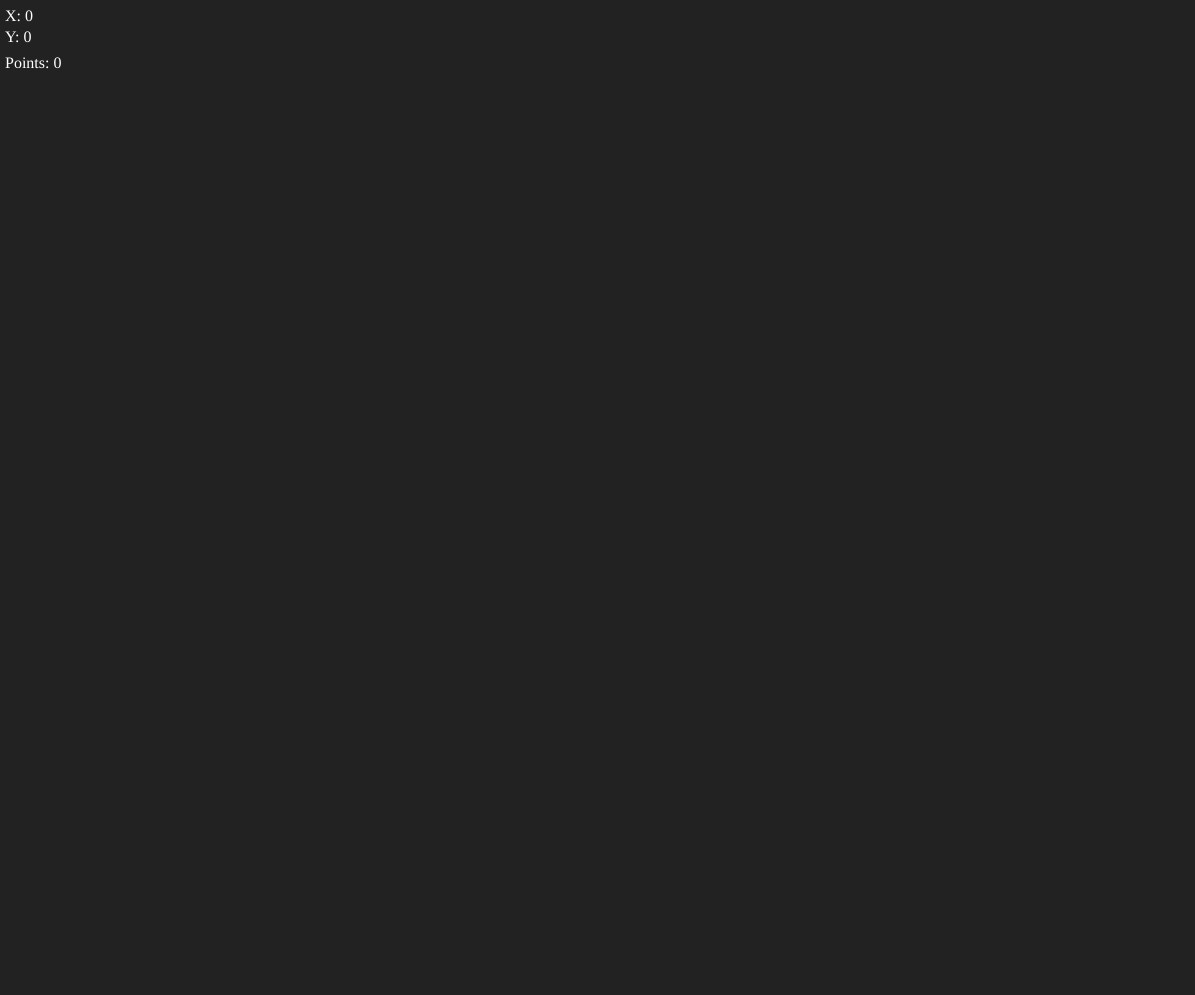
Frame 1 (no input)
Frame 60 (no input): identical to frame 1, image omitted
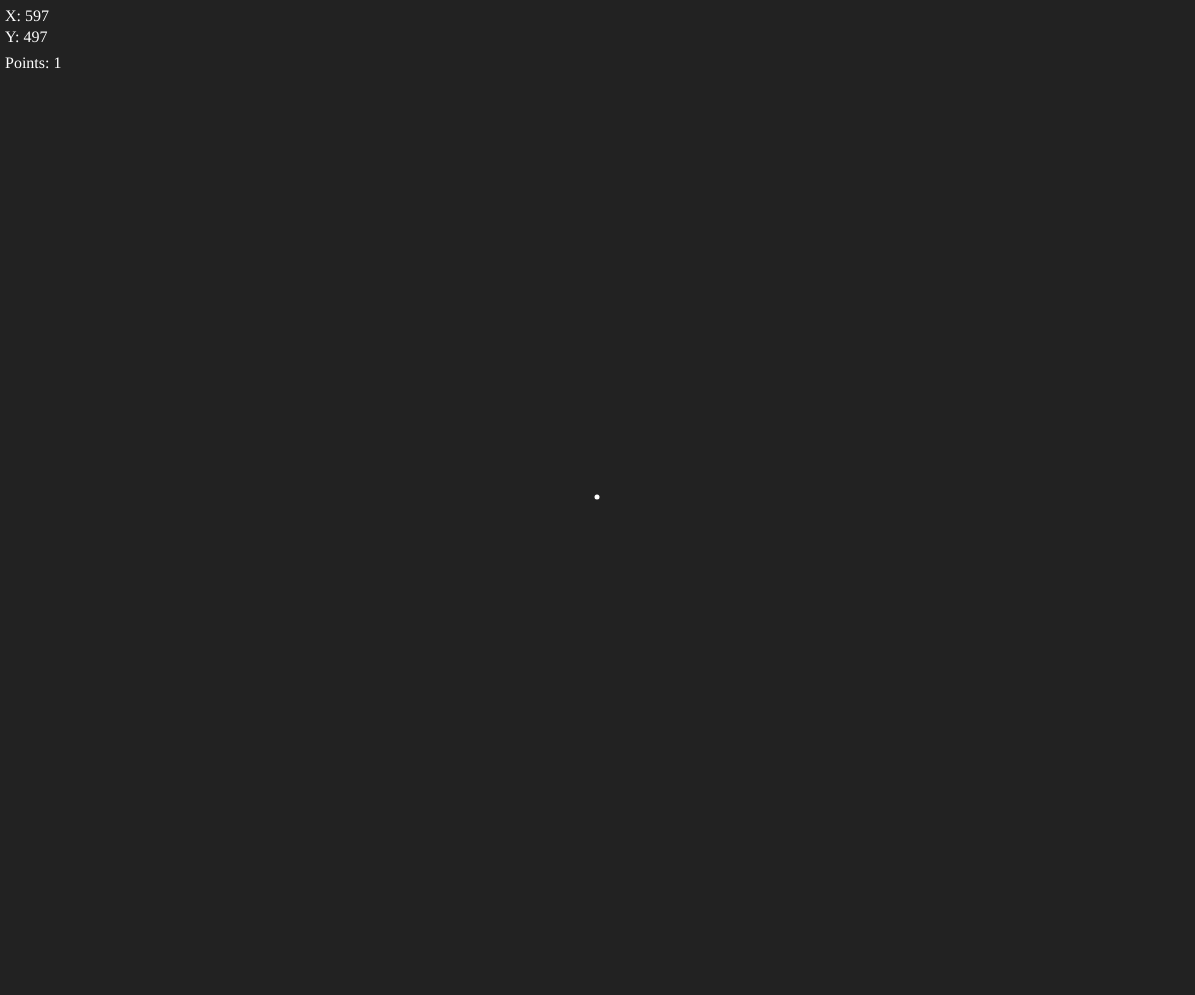
Frame 120 (the mouse pressed at the canvas centre since frame 60)

The p5.js sketch that drew these frames (run headless with seeded random() and noise() and a simulated clock; from frame 60 on, the mouse is pressed at the canvas centre):

// p5.js sketch
// ── sketch.js
let points = [];

let pointSize = 5;

function setup()
{
	createCanvas(windowWidth - 5, windowHeight - 5);
}

function draw()
{
	background(34);

	for (i = 0; i < points.length; i++)
	{
		let cur = points[i];
		ellipse(cur[0], cur[1], pointSize, pointSize);
	}

	let n = points.length;
	let sumxy = 0;
	let sumx = 0;
	let sumxq = 0;
	let sumy = 0;

	for (let i = 0; i < n; i++)
	{
		let cur = points[i];
		sumxy += cur[0] * cur[1];
		sumx += cur[0];
		sumxq += cur[0] * cur[0];
		sumy += cur[1];
	}

	let m = (n * sumxy - sumx * sumy) / (n * sumxq - sumx * sumx);
	let c = (sumy - m * sumx) / n;

	stroke(255);
	strokeWeight(2);
	line(0, c, width, m * width + c);

	fill(255);
	noStroke();
	textSize(16);
	textFont('Tajawal');
	text('X: ' + mouseX, 5, 21);
	text('Y: ' + mouseY, 5, 42);
	text('Points: ' + n, 5, 68);
}

function mousePressed()
{
	if (mouseX <= width && mouseY <= height)
	{
		if (mouseButton == LEFT)
			points.push([mouseX, mouseY]);
		else if (mouseButton == RIGHT)
			points.pop();
	}
}
